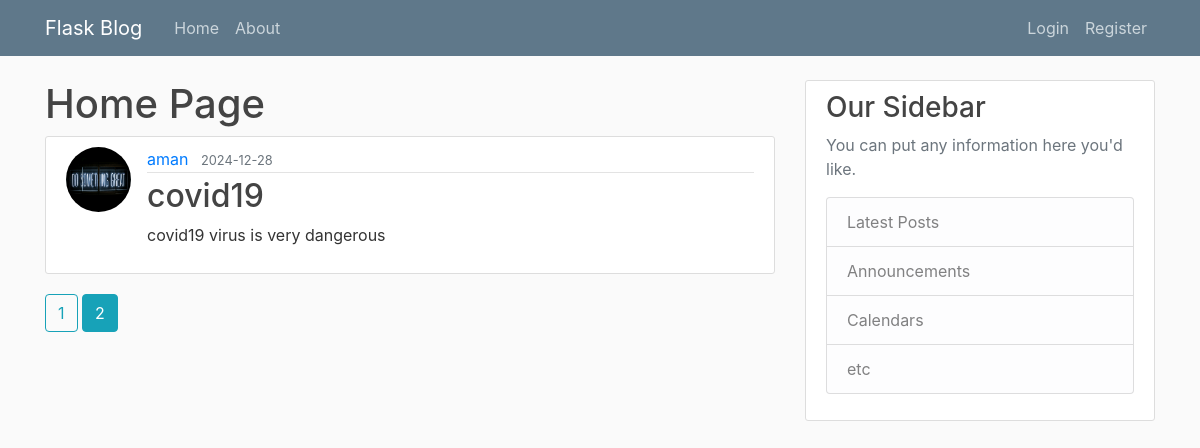
The page /home?page=2 on the database as committed earlier.
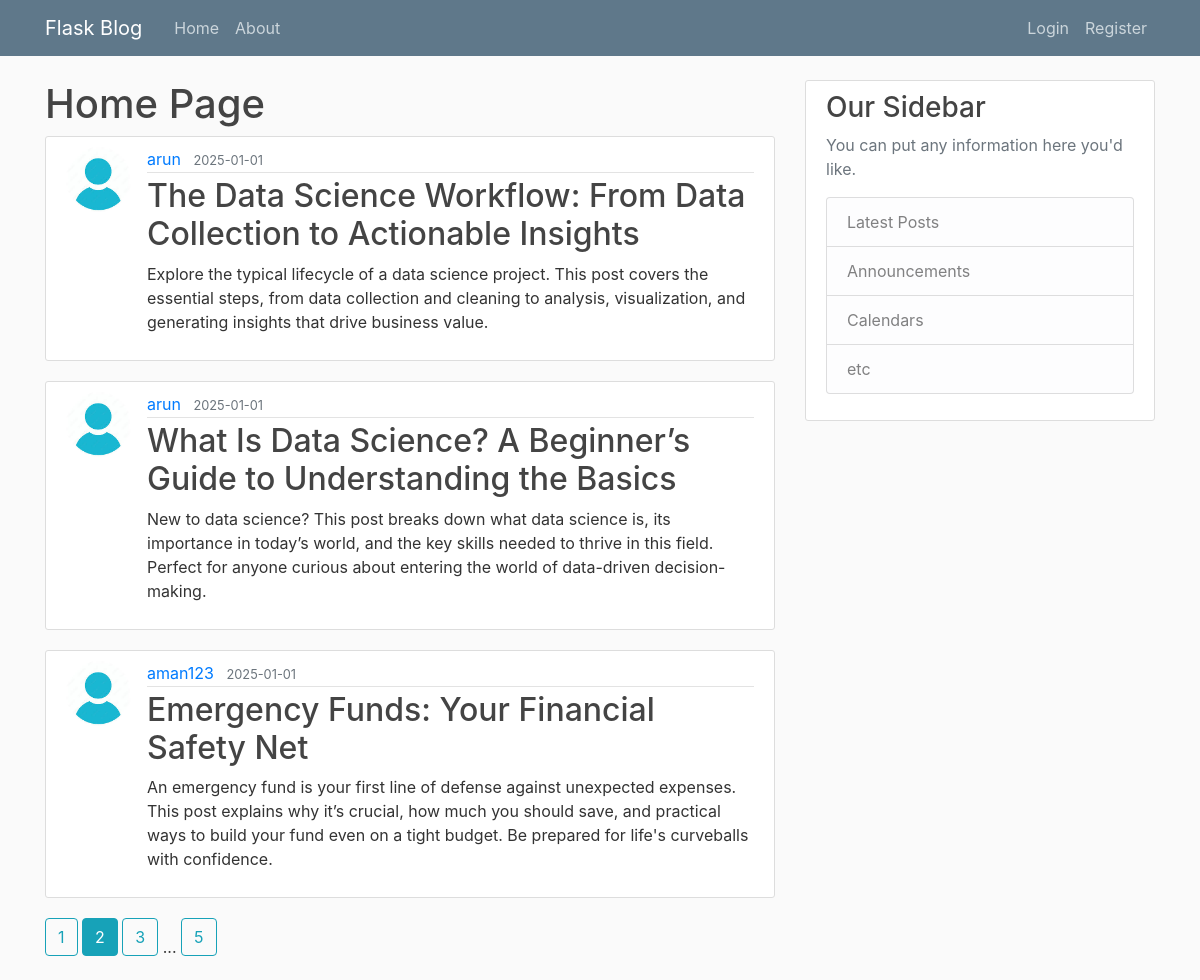
The same page on the database as committed later.
### flaskblog/models.py (models this page shows, shortened)
class Post(db.Model, UserMixin):
    id = db.Column(db.Integer, primary_key=True)
    title = db.Column(db.String(100), nullable=False)
    date_posted = db.Column(db.DateTime, nullable=False, default=datetime.utcnow)
    content = db.Column(db.Text, nullable=False)
    user_id = db.Column(db.Integer, db.ForeignKey('user.id'), nullable=False)

class User(db.Model, UserMixin):
    id = db.Column(db.Integer, primary_key=True)
    username = db.Column(db.String(20), unique=True, nullable=False)
    email = db.Column(db.String(120), unique=True, nullable=False)
    image_file = db.Column(db.String(20), nullable=False, default='default.jpg')
    password = db.Column(db.String(60), nullable=False)
    posts = db.relationship('Post', backref='author', lazy=True)

### flaskblog/routes.py (the view)
@app.route('/')
@app.route('/home')
def home():
    page = request.args.get('page', 1, type=int)
    posts = Post.query.order_by(Post.date_posted.desc()).paginate(page=page, per_page=3)
    return render_template('home.html',posts=posts, page=page)

### flaskblog/templates/home.html
{% extends "layout.html" %}
{% block content %}
    <h1>Home Page</h1>
    {% for post in posts.items %}
        <article class="media content-section">
            <img class="rounded-circle article-img" src="{{ url_for('static', filename='profile_pics/' + post.author.image_file) }}">
            <div class="media-body">
            <div class="article-metadata">
                <a class="mr-2" href="{{ url_for('user_posts',username=post.author.username)}}">{{ post.author.username }}</a>
                <small class="text-muted">{{ post.date_posted.strftime('%Y-%m-%d') }}</small>
            </div>
            <h2><a class="article-title" href="{{ url_for('post',post_id=post.id)}}">{{ post.title }}</a></h2>
            <p class="article-content">{{ post.content }}</p>
            </div>
        </article>
    {% endfor %}
    {% for page_num in posts.iter_pages(left_edge=1, right_edge=1, left_current=1, right_current=1) %}
        {% if page_num %}
            {% if page_num == posts.page: %}
                <strong><a class="btn btn-info mb-4" href="{{ url_for('home', page=page_num) }}">{{ page_num }}</a></strong>
            {% else: %}
                <a class="btn btn-outline-info mb-4" href="{{ url_for('home', page=page_num) }}">{{ page_num }}</a>
            {% endif %}
        {% else %}
            ...
        {% endif %}
    {% endfor %}
{% endblock content%}

Rows that differ between the two databases and show on the page:
no longer on this page (row unchanged): Post: image_file (picture), author.username "aman", date_posted "2024-12-28", title "covid19", content "covid19 virus is very dangerous"
added Post: image_file (placeholder picture), author.username "arun", date_posted "2025-01-01", title "The Data Science Workflow: From Data Collection to Actionable Insights", content "Explore the typical lifecycle of a data science project. This post covers the essential steps, from data collection and cleaning to analysis, visualization, and generating insights that drive business value."
added Post: image_file (placeholder picture), author.username "arun", date_posted "2025-01-01", title "What Is Data Science? A Beginner’s Guide to Understanding the Basics", content "New to data science? This post breaks down what data science is, its importance in today’s world, and the key skills needed to thrive in this field. Perfect for anyone curious about entering the world of data-driven decision-making."
added Post: image_file (placeholder picture), author.username "aman123", date_posted "2025-01-01", title "Emergency Funds: Your Financial Safety Net", content "An emergency fund is your first line of defense against unexpected expenses. This post explains why it’s crucial, how much you should save, and practical ways to build your fund even on a tight budget. Be prepared for life's curveballs with confidence."
Other text that changed with them:
new list line: "3"
new list line: "5"
